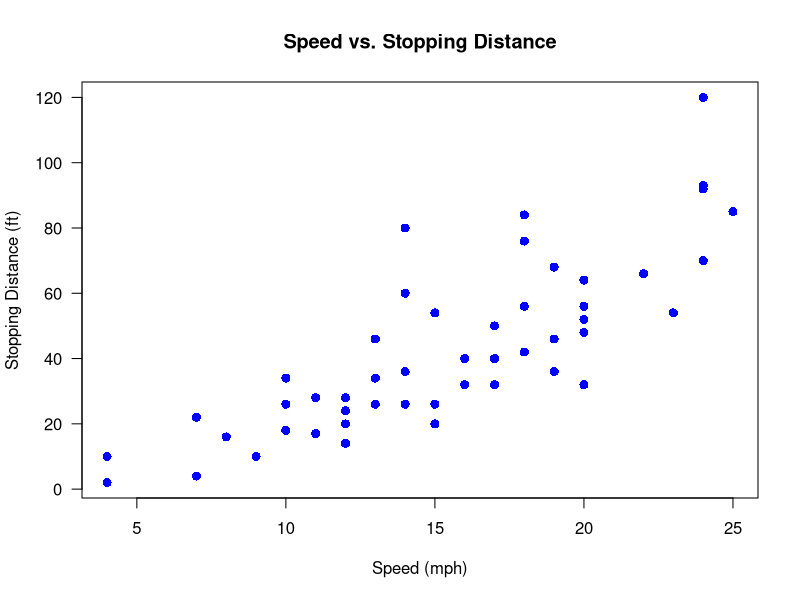
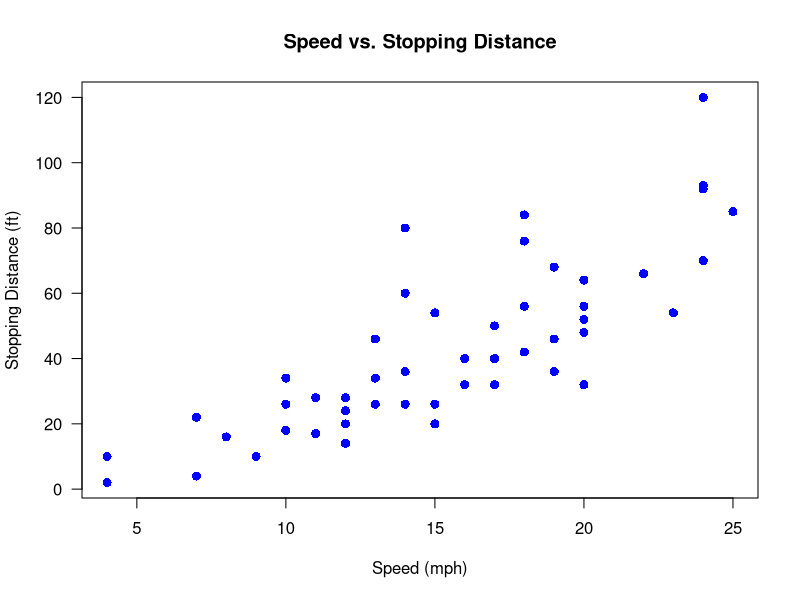

Write the R code that produced these figures, in order. (Note: this script raises an error after producing the figures.)
## ---- chunk 1
# The code, which is reused for display
my_Code <- quote(
  plot(cars, main = "Speed vs. Stopping Distance",
       xlab = "Speed (mph)", 
       ylab = "Stopping Distance (ft)",
       col = "blue", pch = 16, cex = 1.2, lwd = 2, las = 1)
)
## ---- chunk 2
eval(my_Code)
plot_Path <- knitr::fig_chunk('plot-gen', 'PDF')
## ---- chunk 3
eval(my_Code)
## ---- chunk 4
cat('<details><summary>Show R code</summary>\n\n')
show_md_Code(my_Code)
cat('\n</details>')
## ---- chunk 5
